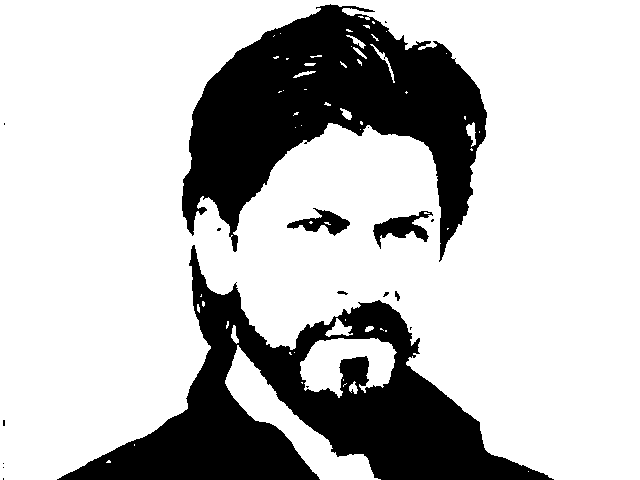
#> input picture binary.png, 640 x 480 px
$ python img_face.py
#> lines starting #> are read from the running program, lines starting #| are printed output that depends on the picture; after the words box and inside, x2 and y2 are one past the last pixel; in counts of white or black regions, pixels touching at a corner belong together
import cv2
import numpy as np

face_cascade=cv2.CascadeClassifier('haarcascade_frontalface_default.xml')

pic=cv2.imread('binary.png')
#> pic is the input picture: shape (480, 640, 3); 74.9% white; 18 black regions (12 under 20 px), largest, box (x1, y1, x2, y2) and area: (57, 245, 554, 480) 38476, (182, 4, 487, 262) 36954, (373, 211, 433, 249) 928, (287, 208, 350, 236) 742, (395, 291, 400, 301) 30, (337, 291, 348, 295) 27
scale_factor=1.3

while 1:
	faces=face_cascade.detectMultiScale(pic,scale_factor,5)
#> faces = [[229, 126, 264, 264]]

	for (x,y,w,h) in faces:
		cv2.rectangle(pic,(x,y),(x+w,y+h),(255,0,0),2)

		cv2.imshow('ImgDetect',pic)
#> this loop made 1 pass
#> pass 1, `cv2.imshow('ImgDetect',pic)`:
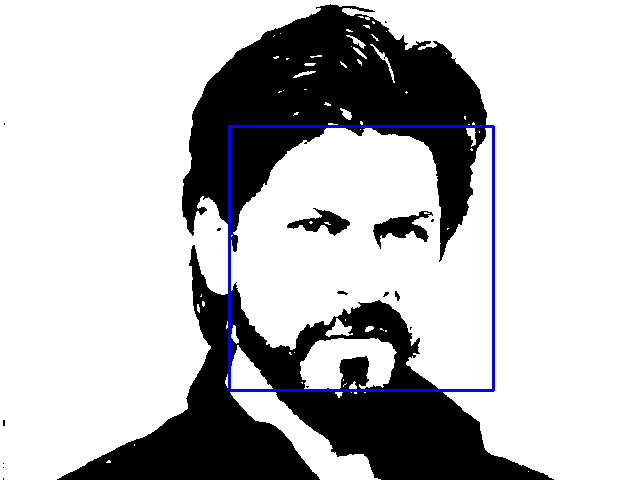
#> window 'ImgDetect': shape (480, 640, 3); mean B, G, R 192.2, 189.6, 189.6

	if cv2.waitKey(1)==ord('q'):
#> (key q is pressed here)
			break

cv2.destroyAllWindows()
